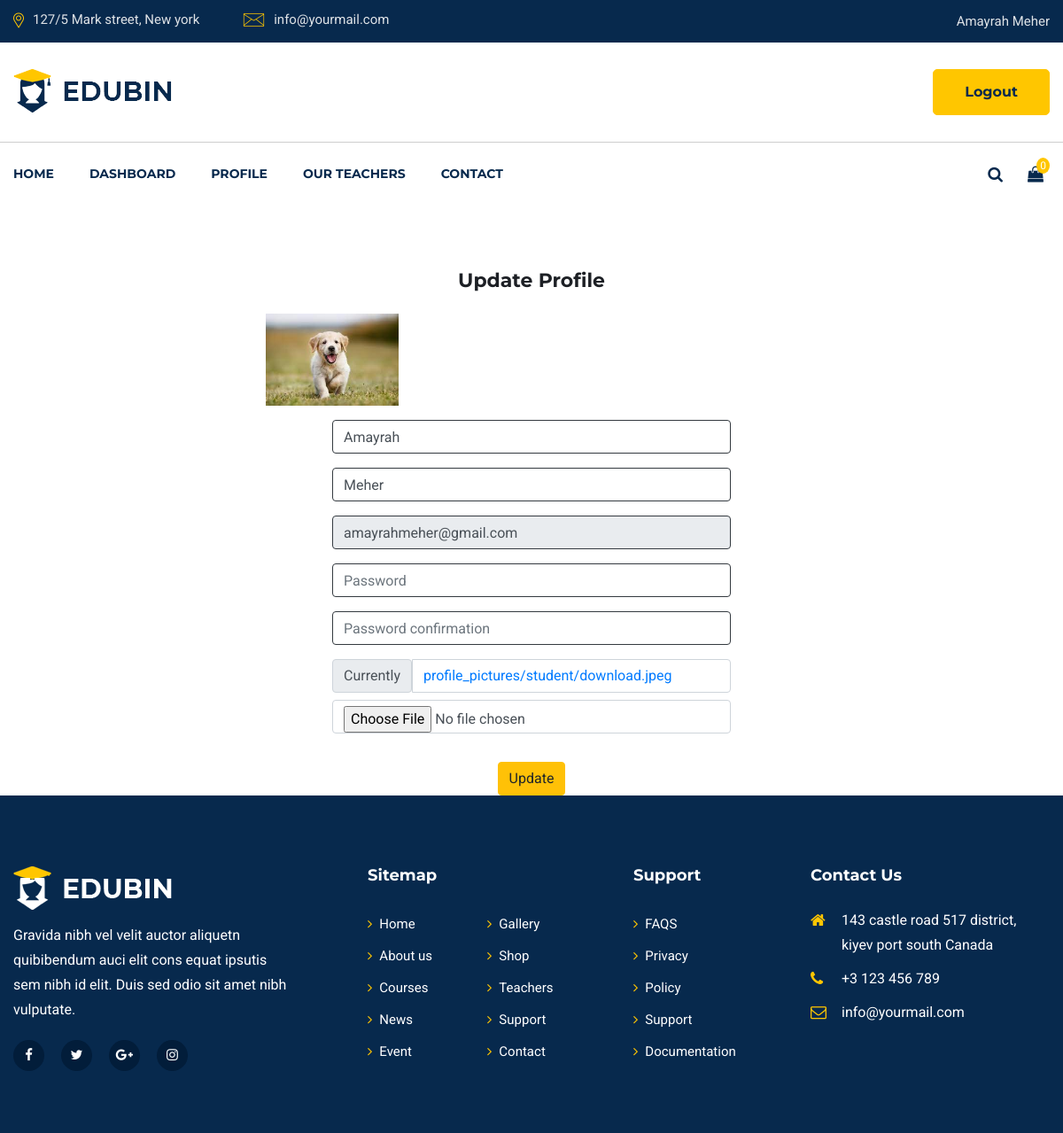
Page /user/update_profile/ (signed in) on the earlier database version.
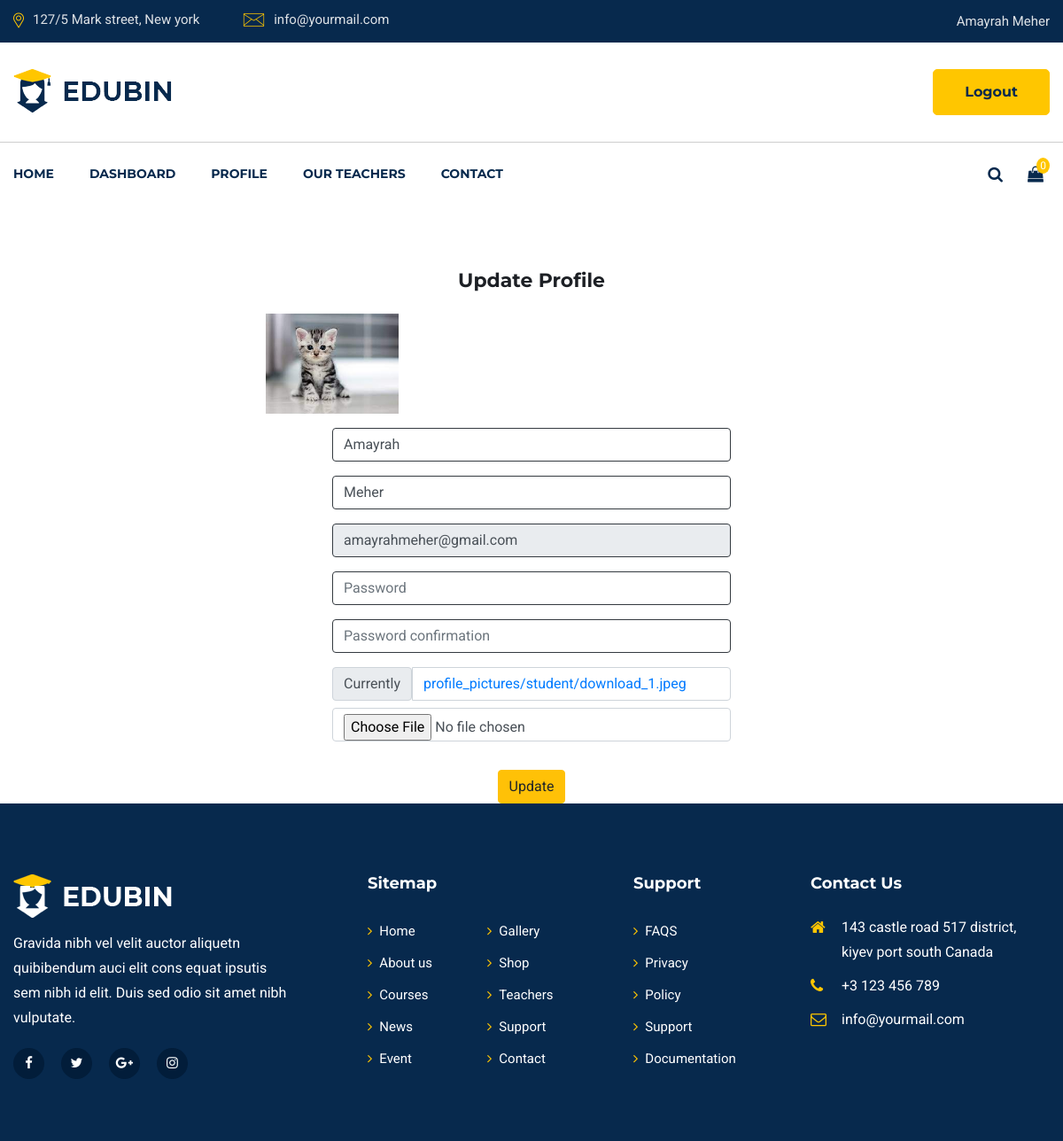
Same page on the later database version.
### user/models.py (models this page shows, shortened)
class User(AbstractUser):
    username = models.CharField(_("Username"), max_length=150)
    email = models.EmailField(_("email address"), unique=True)
    USERNAME_FIELD = "email"
    REQUIRED_FIELDS = []
    objects = CustomUserManager()
    @property
    def full_name(self):
        return f"{self.first_name} {self.last_name}"

class Student(models.Model):
    student = models.OneToOneField(User, on_delete=models.CASCADE, primary_key=True,
                                   )
    profile_image = models.ImageField(
        null=True, blank=True, upload_to="profile_pictures/student/")
    @property
    def profile_image_url(self):
        if self.profile_image and hasattr(self.profile_image, 'url'):
            return self.profile_image.url
        else:
            return "/static/images/profile/user.png"

### user/views.py (the view, shortened to what this page needs)
# urls.py: path('update_profile/', user_view.update_student_profile, name='update-profile'),
@login_required
def update_student_profile(request):
    user = request.user
    if user:
        update_user_info = user_forms.SignUpForm(request.POST or None, instance=user)
        update_profile_image = user_forms.UpdateProfileForm(request.POST or None, request.FILES or None, instance=user.student)
        update_user_info.fields['email'].widget.attrs['readonly'] = True
        data = {}
    else:
        return redirect('lms_main:home')
    context = {
    'user': user,
    'u_form': update_user_info,
    'p_form': update_profile_image
    }
    return render(request, 'user/user_profile.html', context)

### user/forms.py (shortened to what this page needs)
class SignUpForm(UserCreationForm):
    def __init__(self, *args, **kwargs):
        super(SignUpForm, self).__init__(*args, **kwargs)
        self.fields['first_name'].widget = forms.TextInput(
            attrs={'placeholder': 'First Name'})
        self.fields['last_name'].widget = forms.TextInput(
            attrs={'placeholder': 'Last Name'})
        self.fields['email'].widget = forms.EmailInput(
            attrs={'placeholder': 'Email'})
        self.fields['password1'].widget = forms.PasswordInput(
            attrs={'placeholder': 'Password'})
        self.fields['password2'].widget = forms.PasswordInput(
            attrs={'placeholder': 'Password confirmation'})
        for fieldname in ['first_name', 'last_name', 'email', 'password1', 'password2']:
            self.fields[fieldname].help_text = None
            self.fields[fieldname].label = ""
            self.fields[fieldname].widget.attrs['class'] = 'form-control border border-5 border-dark mt-3 pt-3 pb-3 fs-1'
    class Meta:
        model = User
        fields = ["first_name", "last_name", "email"]

### user/templates/user/user_profile.html (shortened to what this page needs)
{% extends 'lms_main/base.html' %}
{% load static %}
{% load crispy_forms_filters %}
{% load crispy_forms_tags %}
{% block navbar %}
{% include 'lms_main/components/navbar.html' %}
{% endblock %}
{% block main %}
<div class="w-50 mx-auto">
    <div class="mx-auto mt-4 d-flex justify-content-center">
        <h4>Update Profile</h4>
    </div>
    <div class="mt-4 mx-auto">
        <img src="{{ user.student.profile_image_url }}" alt="profile image" class="w-25">
        <div class="w-75 mx-auto">
            <form id="update-form-id" action="{% url 'user:update-profile' %}" method="POST" enctype="multipart/form-data">
                {{ u_form|crispy }}
                {{ p_form|crispy }}
                <div class="d-flex justify-content-center">
                    <button type="submit" id="update-button" class="btn btn-warning mt-3">Update</button>
                </div>
            </form>
        </div>
    </div>
</div>
{% include 'lms_main/components/footer.html' %}
{% endblock %}

### lms_main/templates/lms_main/components/navbar.html (shortened to what this page needs)
{% load static %}
<header id="header-part">
    <div class="header-top d-none d-lg-block">
        <div class="container">
            <div class="row">
                <div class="col-lg-6">
                    <div class="header-contact text-lg-left text-center">
                        <ul>
                            <li><img src="{% static 'images/all-icon/map.png' %}" alt="icon"><span>127/5 Mark street, New york</span>
                            </li>
                            <li><img src="{% static 'images/all-icon/email.png' %}" alt="icon"><span>info@yourmail.com</span></li>
                        </ul>
                    </div>
                </div>
                {% if user.is_authenticated %}
                <div class="col-lg-6">
                    <div class="header-opening-time text-lg-right text-center">
                        <p>{{ user.full_name }}</p>
                    </div>
                </div>
                {% endif %}
            </div>
        </div>
    </div>
    <div class="header-logo-support pt-30 pb-30">
        <div class="container">
            <div class="row">
                <div class="col-lg-4 col-md-4">
                    <div class="logo">
                        <a href="index-2.html">
                            <img src="{% static 'images/logo.png' %}" alt="Logo">
                        </a>
                    </div>
                </div>
                <div class="col-lg-8 col-md-8">
                    <div class="support-button float-right d-none d-md-block">
                        {% if user.is_authenticated %}
                        <div class="button float-left">
                            <a href="{% url 'user:logout-user' %}" class="main-btn">Logout</a>
                        </div>
                        {% endif %}
                    </div>
                </div>
            </div>
        </div>
    </div>
{% if user.is_authenticated %}
    {% if user.student %}
    <div class="navigation">
        <div class="container">
            <div class="row">
                <div class="col-lg-10 col-md-10 col-sm-9 col-8">
                    <nav class="navbar navbar-expand-lg">
                        <div class="collapse navbar-collapse sub-menu-bar" id="navbarSupportedContent">
                            <ul class="navbar-nav mr-auto">
                                <li class="nav-item">
                                    <a href="{% url 'lms_main:home' %}">Home</a>
                                </li>
                                <li class="nav-item">
                                    <a href="{% url 'user:dashboard' %}">Dashboard</a>
                                </li>
                                <li class="nav-item">
                                    <a href="{% url 'user:update-profile' %}">Profile</a>
                                </li>
                                <li class="nav-item">
                                    <a href="teachers.html">Our teachers</a>
                                </li>
                                <li class="nav-item">
                                    <a href="contact.html">Contact</a>
                                </li>
                            </ul>
                        </div>
                    </nav>
                </div>
                <div class="col-lg-2 col-md-2 col-sm-3 col-4">
                    <div class="right-icon text-right">
                        <ul>
                            <li><a href="#" id="search"><i class="fa fa-search"></i></a></li>
                            <li><a href="#"><i class="fa fa-shopping-bag"></i><span>0</span></a></li>
                        </ul>
                    </div>
                </div>
            </div>
        </div>
    </div>
    {% endif %}
                {% endif %}
</header>

Differences in the rows shown:
changed User "Amayrah Meher": student.profile_image_url: a different picture
Other differences:
text no longer shown: "Currently profile_pictures/student/download.jpeg"
text now shown: "Currently profile_pictures/student/download_1.jpeg"
